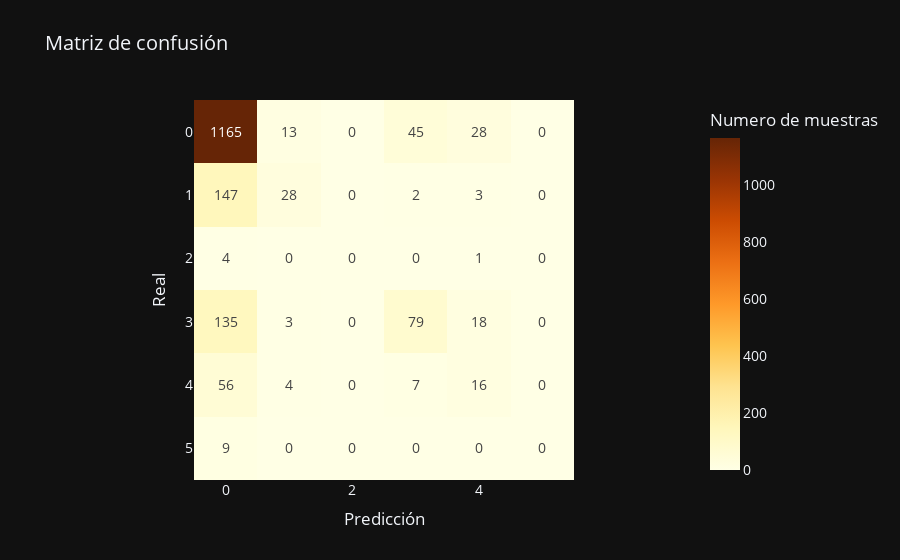

This figure's notebook cell:
### Markdown cell above
### BOW

### Code cell
model = StartModel()
report = model.start(X, y,'BOW', num_classes=7, epochs=EPOCHS, batch_size=BATCH_SIZE,lr=LR)
report['task'] = 'emotion'
reports.append(report)

### Figure 1 — Plotly figure (JSON) as saved in the notebook; plotly's stock layout.template omitted (floating-point values rounded to 4 significant figures)
{"data": [{"coloraxis": "coloraxis", "hovertemplate": "x: %{x}<br>y: %{y}<br>Numero de muestras: %{z}<extra></extra>", "name": "0", "texttemplate": "%{z}", "type": "heatmap", "x": [0, 1, 2, 3, 4, 5], "xaxis": "x", "y": [0, 1, 2, 3, 4, 5], "yaxis": "y", "z": [[1165, 13, 0, 45, 28, 0], [147, 28, 0, 2, 3, 0], [4, 0, 0, 0, 1, 0], [135, 3, 0, 79, 18, 0], [56, 4, 0, 7, 16, 0], [9, 0, 0, 0, 0, 0]]}], "layout": {"coloraxis": {"colorbar": {"title": {"text": "Numero de muestras"}}, "colorscale": [[0, "rgb(255,255,229)"], [0.125, "rgb(255,247,188)"], [0.25, "rgb(254,227,145)"], [0.375, "rgb(254,196,79)"], [0.5, "rgb(254,153,41)"], [0.625, "rgb(236,112,20)"], [0.75, "rgb(204,76,2)"], [0.875, "rgb(153,52,4)"], [1, "rgb(102,37,6)"]]}, "font": {"size": 14}, "title": {"text": "Matriz de confusión "}, "xaxis": {"anchor": "y", "constrain": "domain", "domain": [0, 1], "scaleanchor": "y", "title": {"text": "Predicción"}}, "yaxis": {"anchor": "x", "autorange": "reversed", "constrain": "domain", "domain": [0, 1], "title": {"text": "Real"}}}}
